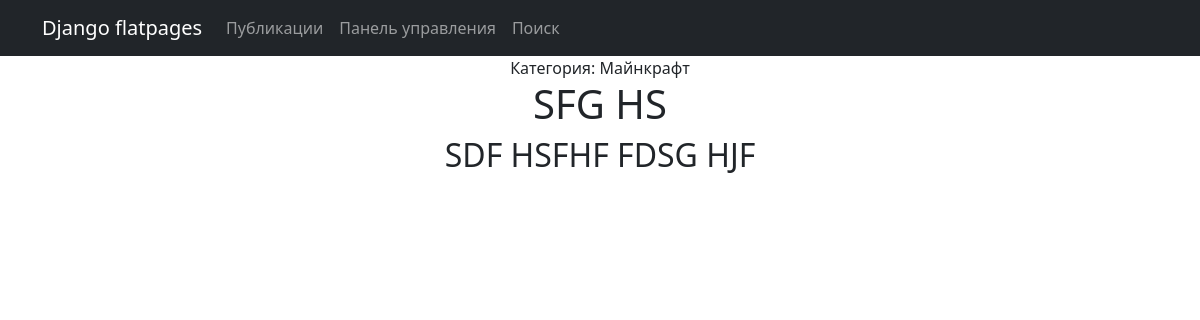
Screenshot of /posts/80/ with the database file from the repository.
### news/models.py (models this page shows, shortened)
class Category(models.Model):
    name = models.CharField(max_length=255, unique=True)
    subscribers = models.ManyToManyField(User, related_name='subscribed_categories', blank=True)

class Post(models.Model):
    ARTICLE = 'AR'
    NEWS = 'NE'
    POST_TYPE_CHOICES = [
        (ARTICLE, 'Article'),
        (NEWS, 'News'),
    ]
    author = models.ForeignKey(Author, on_delete=models.CASCADE)
    post_type = models.CharField(max_length=2, choices=POST_TYPE_CHOICES)
    created_at = models.DateTimeField(auto_now_add=True)
    categories = models.ManyToManyField(Category, through='PostCategory')
    title = models.CharField(max_length=255)
    text = models.TextField()
    rating = models.IntegerField(default=0)

### news/views.py (the view)
# urls.py: path('<int:pk>/', PostDetail.as_view(), name='post_detail'),
class PostDetail(DetailView):
    model = Post
    template_name = 'news/post_detail.html'
    context_object_name = 'post'

### templates/news/post_detail.html
{% extends 'flatpages/default.html' %}
{% load custom_filters %}
{% block content %}
{% for cat in post.categories.all %}
Категория: {{cat.name }}
{% endfor %}
<h1>{{ post.title }}</h1>
<h2>{{post.text}}</h2>
<br>
{% endblock content %}

### rows the page displays
Category: name "Майнкрафт"
Post: title "SFG HS", text "SDF HSFHF FDSG HJF"
